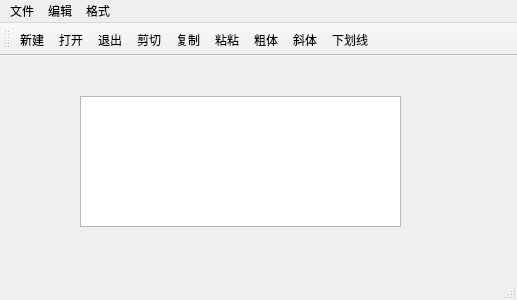
<?xml version="1.0" encoding="UTF-8"?>
<ui version="4.0">
 <class>MainWindow</class>
 <widget class="QMainWindow" name="MainWindow">
  <property name="geometry">
   <rect>
    <x>0</x>
    <y>0</y>
    <width>517</width>
    <height>300</height>
   </rect>
  </property>
  <property name="windowTitle">
   <string>MainWindow</string>
  </property>
  <widget class="QWidget" name="centralWidget">
   <widget class="QTextEdit" name="textEdit">
    <property name="geometry">
     <rect>
      <x>80</x>
      <y>40</y>
      <width>321</width>
      <height>131</height>
     </rect>
    </property>
   </widget>
  </widget>
  <widget class="QMenuBar" name="menuBar">
   <property name="geometry">
    <rect>
     <x>0</x>
     <y>0</y>
     <width>517</width>
     <height>17</height>
    </rect>
   </property>
   <widget class="QMenu" name="menu">
    <property name="title">
     <string>文件</string>
    </property>
    <addaction name="actNew"/>
    <addaction name="actOpen"/>
    <addaction name="actClose"/>
   </widget>
   <widget class="QMenu" name="menu_2">
    <property name="title">
     <string>编辑</string>
    </property>
    <addaction name="actCut"/>
    <addaction name="actCopy"/>
    <addaction name="actPaste"/>
    <addaction name="actClear"/>
   </widget>
   <widget class="QMenu" name="menu_3">
    <property name="title">
     <string>格式</string>
    </property>
   </widget>
   <addaction name="menu"/>
   <addaction name="menu_2"/>
   <addaction name="menu_3"/>
  </widget>
  <widget class="QToolBar" name="mainToolBar">
   <property name="toolButtonStyle">
    <enum>Qt::ToolButtonTextUnderIcon</enum>
   </property>
   <attribute name="toolBarArea">
    <enum>TopToolBarArea</enum>
   </attribute>
   <attribute name="toolBarBreak">
    <bool>false</bool>
   </attribute>
   <addaction name="actNew"/>
   <addaction name="actOpen"/>
   <addaction name="actClose"/>
   <addaction name="actCut"/>
   <addaction name="actCopy"/>
   <addaction name="actPaste"/>
   <addaction name="actFontBold"/>
   <addaction name="actFontItalic"/>
   <addaction name="actFontUnderline"/>
  </widget>
  <widget class="QStatusBar" name="statusBar"/>
  <action name="actNew">
   <property name="icon">
    <iconset resource="res.qrc">
     <normaloff>:/images/images/new2.bmp</normaloff>:/images/images/new2.bmp</iconset>
   </property>
   <property name="text">
    <string>新建</string>
   </property>
   <property name="toolTip">
    <string>新建文件</string>
   </property>
   <property name="shortcut">
    <string>Ctrl+N</string>
   </property>
  </action>
  <action name="actOpen">
   <property name="icon">
    <iconset resource="res.qrc">
     <normaloff>:/images/images/open3.bmp</normaloff>:/images/images/open3.bmp</iconset>
   </property>
   <property name="text">
    <string>打开</string>
   </property>
   <property name="toolTip">
    <string>打开文件</string>
   </property>
  </action>
  <action name="actClose">
   <property name="icon">
    <iconset resource="res.qrc">
     <normaloff>:/images/images/exit.bmp</normaloff>:/images/images/exit.bmp</iconset>
   </property>
   <property name="text">
    <string>退出</string>
   </property>
   <property name="toolTip">
    <string>退出文件</string>
   </property>
  </action>
  <action name="actCut">
   <property name="icon">
    <iconset resource="res.qrc">
     <normaloff>:/images/images/cut.bmp</normaloff>:/images/images/cut.bmp</iconset>
   </property>
   <property name="text">
    <string>剪切</string>
   </property>
   <property name="toolTip">
    <string>剪切文件</string>
   </property>
   <property name="shortcut">
    <string>Ctrl+X</string>
   </property>
  </action>
  <action name="actCopy">
   <property name="icon">
    <iconset resource="res.qrc">
     <normaloff>:/images/images/120.bmp</normaloff>:/images/images/120.bmp</iconset>
   </property>
   <property name="text">
    <string>复制</string>
   </property>
   <property name="toolTip">
    <string>复制文件</string>
   </property>
   <property name="shortcut">
    <string>Ctrl+C</string>
   </property>
  </action>
  <action name="actFontBold">
   <property name="checkable">
    <bool>true</bool>
   </property>
   <property name="icon">
    <iconset resource="res.qrc">
     <normaloff>:/images/images/BLD.BMP</normaloff>:/images/images/BLD.BMP</iconset>
   </property>
   <property name="text">
    <string>粗体</string>
   </property>
   <property name="toolTip">
    <string>字体加粗</string>
   </property>
  </action>
  <action name="actFontItalic">
   <property name="checkable">
    <bool>true</bool>
   </property>
   <property name="icon">
    <iconset resource="res.qrc">
     <normaloff>:/images/images/ITL.BMP</normaloff>:/images/images/ITL.BMP</iconset>
   </property>
   <property name="text">
    <string>斜体</string>
   </property>
   <property name="toolTip">
    <string>字体倾斜</string>
   </property>
  </action>
  <action name="actFontUnderline">
   <property name="checkable">
    <bool>true</bool>
   </property>
   <property name="icon">
    <iconset resource="res.qrc">
     <normaloff>:/images/images/UNDRLN.BMP</normaloff>:/images/images/UNDRLN.BMP</iconset>
   </property>
   <property name="text">
    <string>下划线</string>
   </property>
   <property name="toolTip">
    <string>添加下划线</string>
   </property>
  </action>
  <action name="actPaste">
   <property name="icon">
    <iconset resource="res.qrc">
     <normaloff>:/images/images/paste.bmp</normaloff>:/images/images/paste.bmp</iconset>
   </property>
   <property name="text">
    <string>粘粘</string>
   </property>
   <property name="toolTip">
    <string>粘粘文件</string>
   </property>
   <property name="shortcut">
    <string>Ctrl+V</string>
   </property>
  </action>
  <action name="actClear">
   <property name="icon">
    <iconset resource="res.qrc">
     <normaloff>:/images/images/103.bmp</normaloff>:/images/images/103.bmp</iconset>
   </property>
   <property name="text">
    <string>清空</string>
   </property>
   <property name="toolTip">
    <string>清空文件</string>
   </property>
  </action>
 </widget>
 <layoutdefault spacing="6" margin="11"/>
 <resources>
  <include location="res.qrc"/>
 </resources>
 <connections>
  <connection>
   <sender>actClose</sender>
   <signal>triggered()</signal>
   <receiver>MainWindow</receiver>
   <slot>close()</slot>
   <hints>
    <hint type="sourcelabel">
     <x>-1</x>
     <y>-1</y>
    </hint>
    <hint type="destinationlabel">
     <x>258</x>
     <y>149</y>
    </hint>
   </hints>
  </connection>
  <connection>
   <sender>actCut</sender>
   <signal>triggered()</signal>
   <receiver>textEdit</receiver>
   <slot>cut()</slot>
   <hints>
    <hint type="sourcelabel">
     <x>-1</x>
     <y>-1</y>
    </hint>
    <hint type="destinationlabel">
     <x>240</x>
     <y>164</y>
    </hint>
   </hints>
  </connection>
  <connection>
   <sender>actCopy</sender>
   <signal>triggered()</signal>
   <receiver>textEdit</receiver>
   <slot>copy()</slot>
   <hints>
    <hint type="sourcelabel">
     <x>-1</x>
     <y>-1</y>
    </hint>
    <hint type="destinationlabel">
     <x>240</x>
     <y>164</y>
    </hint>
   </hints>
  </connection>
  <connection>
   <sender>actPaste</sender>
   <signal>triggered()</signal>
   <receiver>textEdit</receiver>
   <slot>paste()</slot>
   <hints>
    <hint type="sourcelabel">
     <x>-1</x>
     <y>-1</y>
    </hint>
    <hint type="destinationlabel">
     <x>240</x>
     <y>164</y>
    </hint>
   </hints>
  </connection>
  <connection>
   <sender>actClear</sender>
   <signal>triggered()</signal>
   <receiver>textEdit</receiver>
   <slot>clear()</slot>
   <hints>
    <hint type="sourcelabel">
     <x>-1</x>
     <y>-1</y>
    </hint>
    <hint type="destinationlabel">
     <x>240</x>
     <y>164</y>
    </hint>
   </hints>
  </connection>
 </connections>
</ui>
